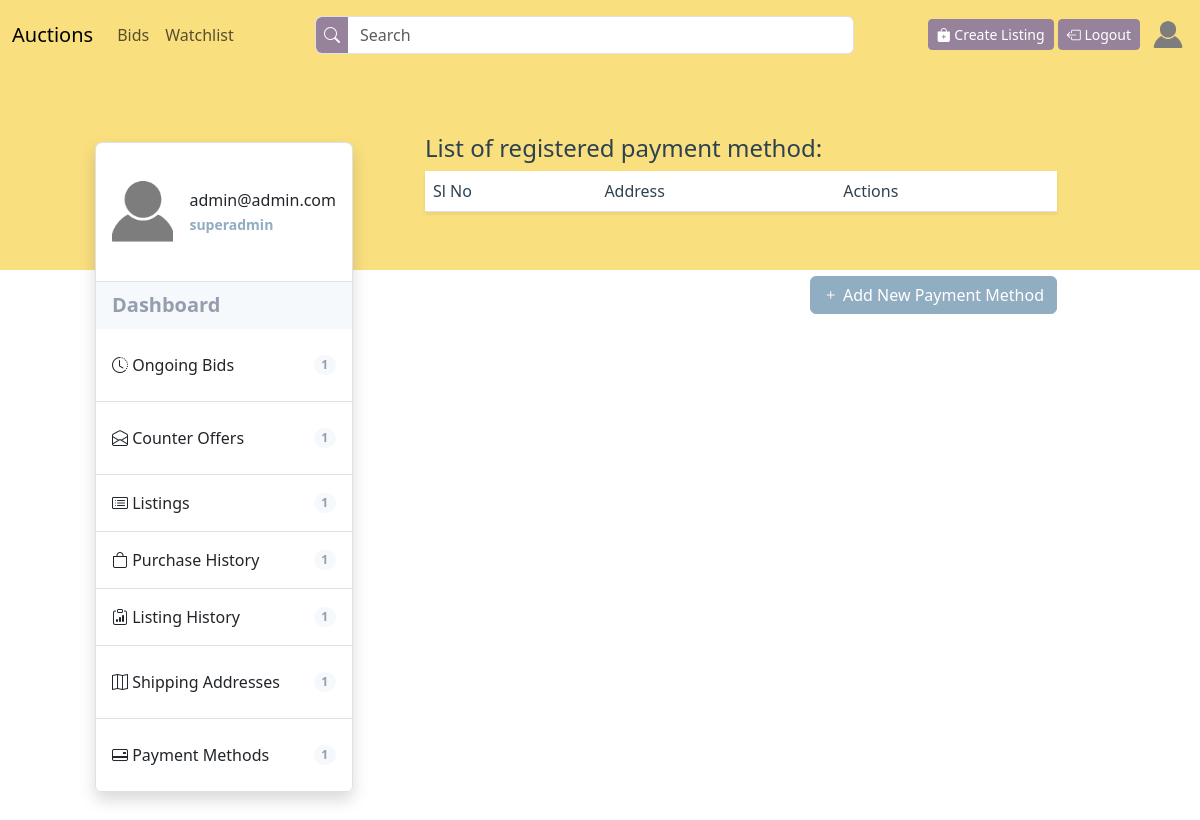
Before: /users/payment-methods (signed in) with the older database file.
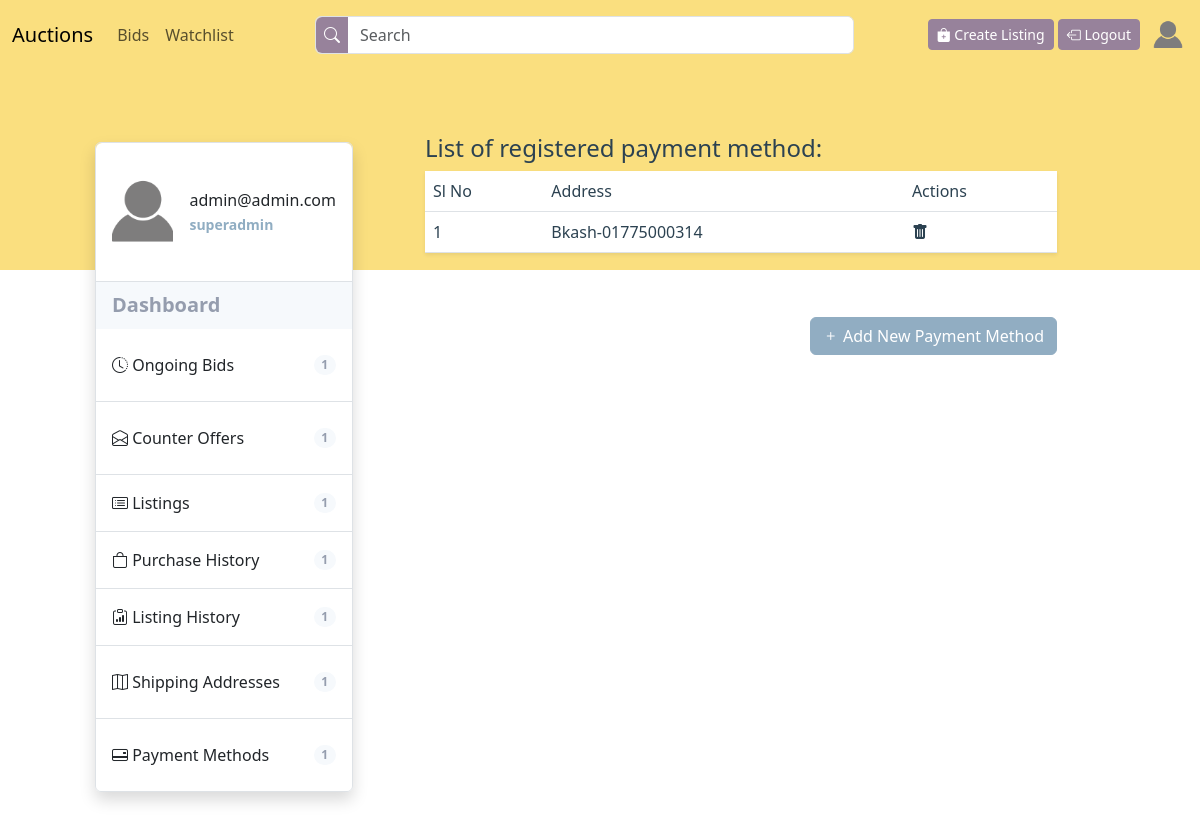
After: the same page with the newer database file.
### users/models.py (models this page shows)
class PaymentMethod(models.Model):
    class PaymentOption(models.TextChoices):
        BKASH = 'B', _('Bkash')
        CREDIT_CARD = 'CC', _('Credit Card')
        DEBIT_CARD = 'DC', _('Debit Card')
        COD = 'COD', _('Cash On Delivery')
    user = models.ForeignKey(User, on_delete=models.CASCADE)
    payment_option = models.CharField(
        max_length=256, choices=PaymentOption.choices)
    def __str__(self):
        if self.payment_option == self.PaymentOption.BKASH:
            return f"{self.get_payment_option_display()}-{self.bkashpayment.phone_number}"
        elif self.payment_option == self.PaymentOption.CREDIT_CARD or self.payment_option == self.PaymentOption.DEBIT_CARD:
            return f"{self.get_payment_option_display()}-{self.cardpayment.card_number}-{self.cardpayment.card_name}"
        else:
            return self.get_payment_option_display()

class BkashPayment(models.Model):
    payment_method = models.OneToOneField(
        PaymentMethod, on_delete=models.CASCADE, primary_key=True)
    phone_number = models.CharField(max_length=15)

### users/views.py (the view)
# urls.py: path('payment-methods', views.view_payment_methods,
@login_required(login_url=settings.LOGIN_URL)
def view_payment_methods(request):
    methods = PaymentMethod.objects.filter(user=request.user).exclude(
        payment_option=PaymentMethod.PaymentOption.COD)
    return render(request, 'users/payment-methods.html',
                  {'payment_methods': methods}
                  )

### users/templates/users/payment-methods.html (shortened to what this page needs)
{% extends "users/profile-layout.html" %}
{% block child%}
<h4 class="header-4 user-pages-header">List of registered payment method:</h4>
<table class="table table-hover shadow-sm" id="shipping-address-table">
    <thead class="align-top table-header">
        <tr>
            <th scope="col">Sl No</th>
            <th scope="col">Address</th>
            <th scope="col">Actions</th>
        </tr>
    </thead>
    <tbody>
        {% for method in payment_methods%}
        <tr class="lead fs-6 align-middle">
            <td>{{forloop.counter}}</td>
            <td>{{method}}</td>
            <td><a onclick="confirmPaymentMethodDelete({{ method.id }})"><i class="bi bi-trash-fill"></i></a></td>
        </tr>
        {% endfor %}
    </tbody>
</table>
<a class="btn btn-primary float-end mt-5" href="{% url 'add_payment_method' %}"><i class="bi bi-plus"></i> Add New
    Payment Method</a>
{% endblock child %}

Changed rows visible on the page:
added PaymentMethod: payment_option+id "Bkash-01775000314"
